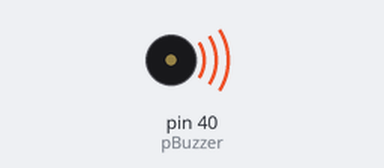
Simulated run of this sketch. Board: Arduino Mega 2560, built with avr-gcc and run on an emulated ATmega2560. On the bench: buzzer (waves = sounding).

Above: at 0.12 s.
At 2.72 s:
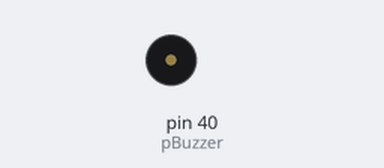
Timing chart, 0 to 3.0 s (numbered marks = the images above):
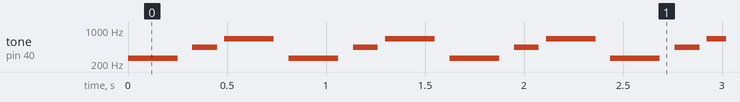

Measured:
- by itself, tone on pin 40 (pBuzzer): repeats every 0.81 s: silent 0.08 s, 440 Hz 0.13 s, silent 0.04 s, 659 Hz 0.25 s, silent 0.08 s, 262 Hz 0.25 s

The sketch:

BUZZER_PASIVO.ino
```cpp
/*
Conexión
Buzzer -------- Arduino Mega
Terminal + = PIN 8
Terminal - = GND
Agregar resistencia de 100 Ohm si suena alto, incrementar resistencia si aún suena alto.
Quitar resistencia si no suena bajo.

*/

//Declaración de las variables
int pBuzzer = 40; // pin del buzzer pasivo
int cuarto = 1000 / 4; // tiempo de 1/4 de la nota
int octavo = 1000 / 8; // tiempo de 1/8 de la nota
double pausa = 1.30; // pausar el 30% de la nota

// La frecuencia min que puede producir el Arduino Uno es 31Hz.
// La frecuencia max que puede producir el Arduino Uno es 65,525Hz.
int NOTA_C4 = 262; // Frecuencia de la nota C4 es 262Hz
int NOTA_A4 = 440; // Frecuencia de la nota A4 es 440Hz
int NOTA_E5 = 659; // Frecuencia de la nota E5 es 659Hz

void setup() {
  // put your setup code here, to run once:
  pinMode(pBuzzer, OUTPUT);
}

void loop() {
  // put your main code here, to run repeatedly:
  tone(pBuzzer, NOTA_C4, cuarto); //un cuarto de la nota C4.
  delay(cuarto*pausa); // silenciar por una duración de la nota previa + 30% de la duración de esa nota
  tone(pBuzzer, NOTA_A4, octavo); //un cuarto de la nota A4.
  delay(octavo*pausa); // silenciar por una duración de la nota previa + 30% de la duración de esa nota
  tone(pBuzzer, NOTA_E5, cuarto); //un cuarto de la nota E5.
  delay(cuarto*pausa); // silenciar por una duración de la nota previa + 30% de la duración de esa nota
}
```
